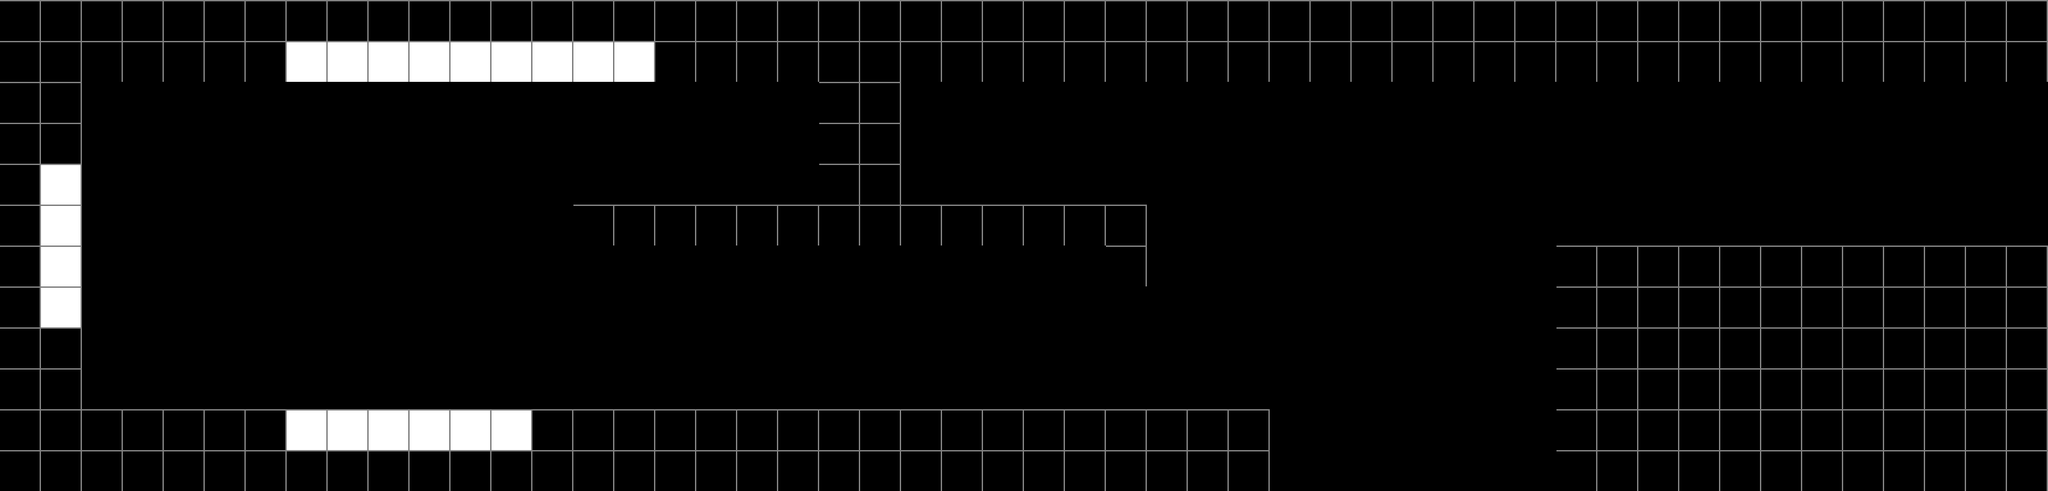

The image is a tile-based game level rendered from a .tmx file. Its description and source (layers, tilesets, objects; grid data summarised) follow:
An orthogonal 50x12 tile map with 60x60 px tiles, 2 tile layers (non-portal-able, portal-able) and 29 objects (player, exit 1, exit 2, acid).

<map version="1.0" orientation="orthogonal" renderorder="right-down" width="50" height="12" tilewidth="60" tileheight="60" nextobjectid="216">
 <tileset firstgid="1" name="test-tileset" tilewidth="60" tileheight="60" tilecount="12">
  <image source="test-tileset.png" width="240" height="180" />
 </tileset>
 <layer name="non-portal-able" width="50" height="12">
  <data>[600 cells, 252 non-empty, 1 distinct tile ids]</data>
 </layer>
 <layer name="portal-able" width="50" height="12">
  <data>[600 cells, 19 non-empty, 1 distinct tile ids]</data>
 </layer>
 <objectgroup name="boxes">
  <object id="159" x="928" y="487" width="55" height="55" />
  <object id="160" x="681" y="464" width="55" height="55" />
  <object id="208" x="513.5" y="476.5" width="55" height="55" />
 </objectgroup>
 <objectgroup name="player">
  <object id="46" name="player" x="520" y="182" width="60" height="120" />
 </objectgroup>
 <objectgroup name="buttons">
  <object id="192" x="1241" y="600" width="120" height="10">
   <properties>
    <property name="LinkedEntityID" value="186" />
   </properties>
   <polygon points="0,0 29.8182,-14.3187 91.0909,-14.5 120,0" />
  </object>
  <object id="215" x="1080" y="600" width="120" height="10">
   <properties>
    <property name="LinkedEntityID" value="186" />
   </properties>
   <polygon points="0,0 29.8182,-14.3187 91.0909,-14.5 120,0" />
  </object>
 </objectgroup>
 <objectgroup name="exits">
  <object id="74" name="exit 1" x="1170" y="120" width="30" height="180">
   <properties>
    <property name="NextLevel" value="0" />
   </properties>
  </object>
  <object id="206" name="exit 2" x="1320" y="120" width="30" height="180">
   <properties>
    <property name="NextLevel" value="3" />
   </properties>
  </object>
 </objectgroup>
 <objectgroup name="surfaces">
  <object id="81" x="780" y="600" width="1080" height="120" />
  <object id="82" x="0" y="480" width="120" height="120" />
  <object id="85" x="960" y="0" width="2040" height="120" />
  <object id="86" x="1200" y="120" width="120" height="240" />
  <object id="107" x="840" y="300" width="360" height="60" />
  <object id="184" x="2280" y="360" width="720" height="360" />
  <object id="185" x="1320" y="300" width="300" height="60" />
  <object id="189" x="3000" y="0" width="60" height="720" />
  <object id="195" x="0" y="-7.10543e-15" width="420" height="120" />
  <object id="197" x="0" y="120" width="120" height="120" />
  <object id="198" x="0" y="600" width="420" height="120" />
  <object id="211" x="1620" y="300" width="60" height="120" />
  <object id="212" x="420" y="660" width="360" height="60" />
  <object id="213" x="0" y="240" width="60" height="240" />
  <object id="214" x="420" y="0" width="540" height="60" />
 </objectgroup>
 <objectgroup name="portable-surfaces">
  <object id="98" x="420" y="60" width="540" height="60" />
  <object id="102" x="420" y="600" width="360" height="60" />
  <object id="103" x="60" y="240" width="60" height="240" />
  <object id="204" x="120" y="120">
   <polygon points="0,120 120,0 0,0" />
  </object>
 </objectgroup>
 <objectgroup name="gates">
  <object id="186" x="1640" y="420" width="40" height="180">
   <properties>
    <property name="ID" value="186" />
    <property name="locks" value="2" />
   </properties>
  </object>
 </objectgroup>
 <objectgroup name="acid">
  <object id="188" name="acid" x="1860" y="620" width="420" height="100" />
 </objectgroup>
 <objectgroup name="turrets" />
</map>
